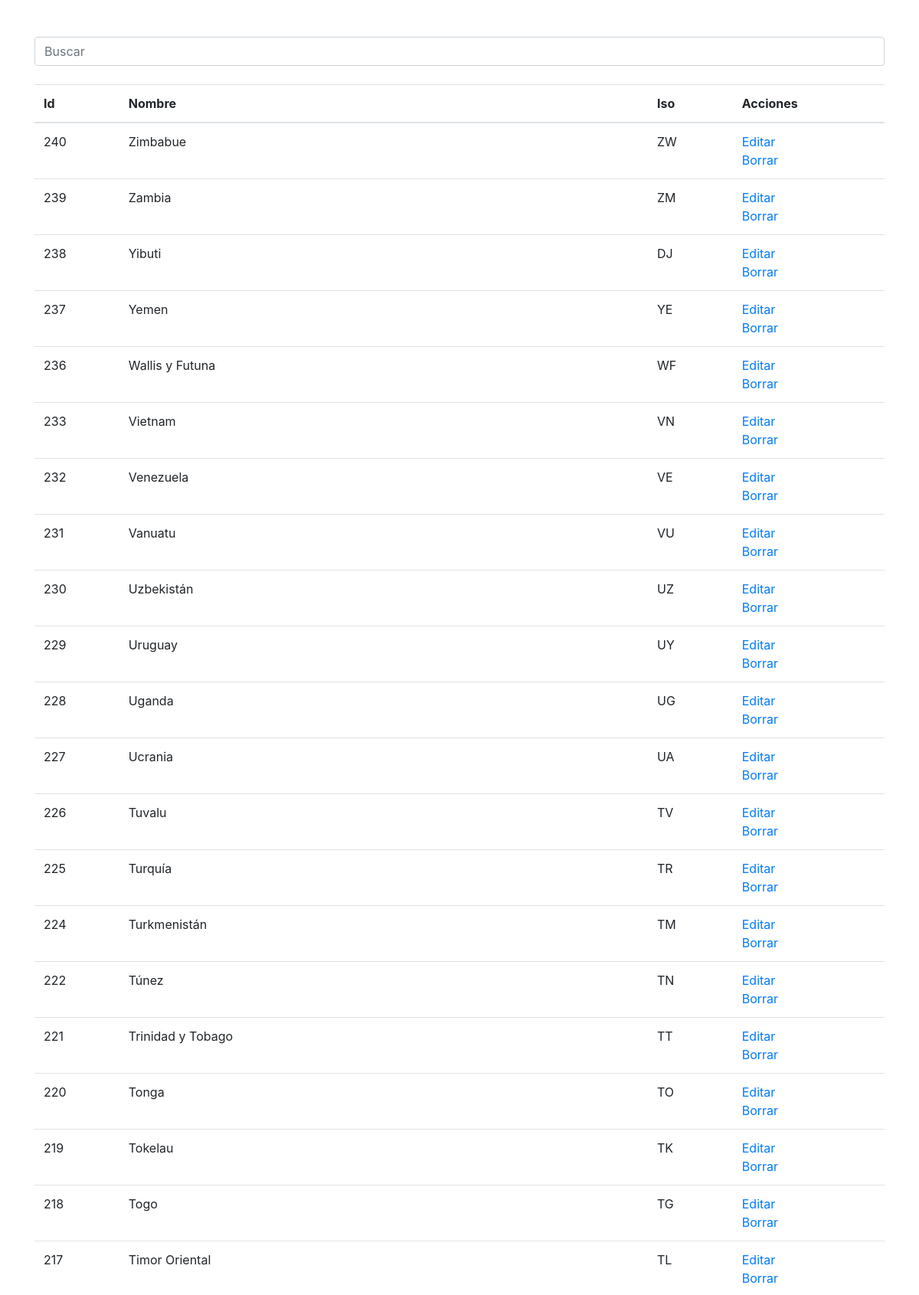
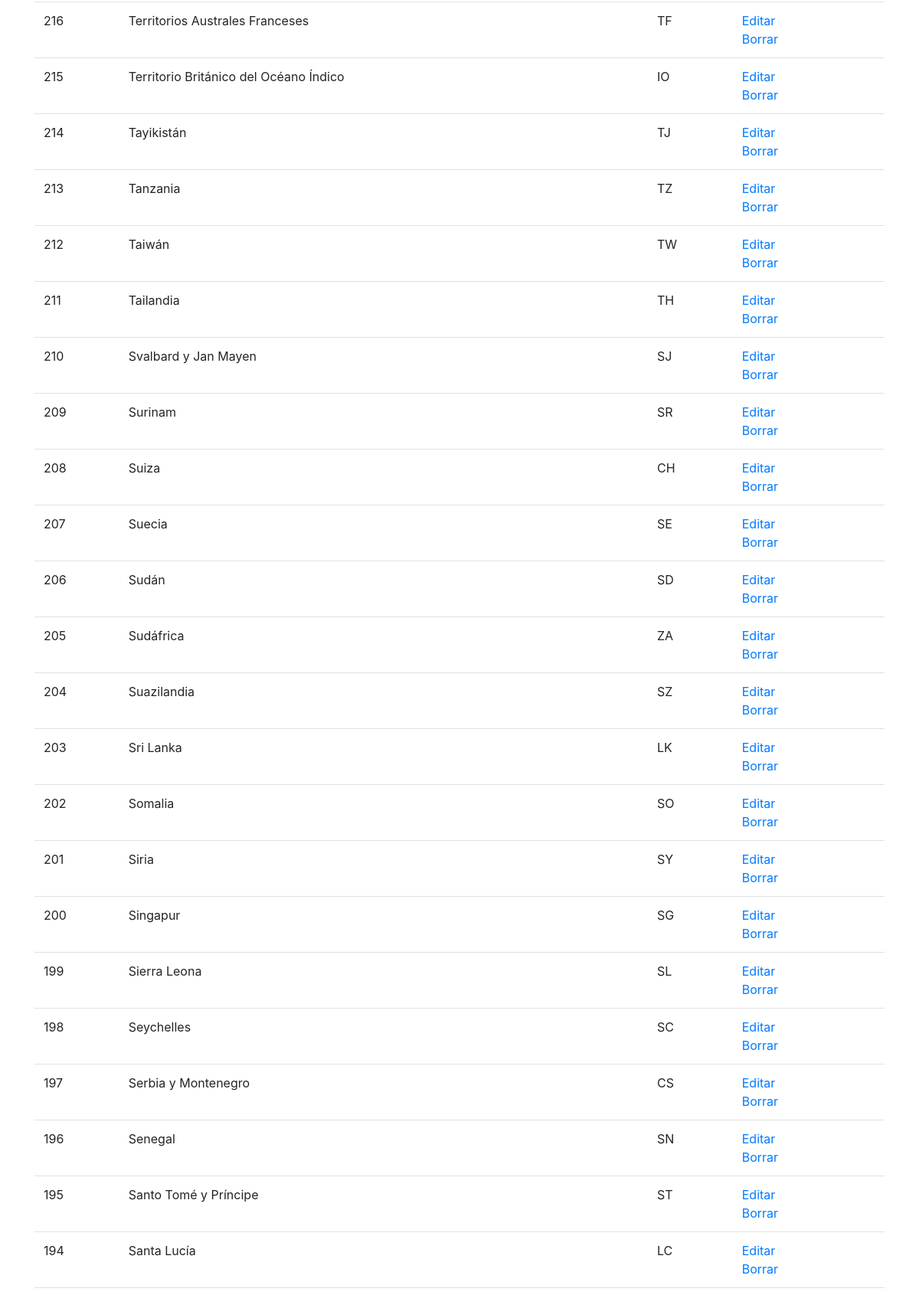
Page /src/paises/index.php (upper part) on the committed database (2 pictures, top to bottom).
### tables this page shows
CREATE TABLE `paises` (
`id` int(11) NOT NULL AUTO_INCREMENT,
`iso` char(2) DEFAULT NULL,
`nombre` varchar(80) DEFAULT NULL,
PRIMARY KEY (`id`)
);

### src/paises/index.php (the view, shortened to what this page needs)
<?php
$mysqli = new mysqli('172.21.0.1', 'root', 'password','itec_test', 3306);
$query = "SELECT * FROM paises ORDER BY nombre DESC;";
$result = $mysqli->query($query);
function print_row(array $row){
	$name = utf8_decode($row['nombre']);
	$editLink = '<a href="editar.php?id='.$row['id'].'">Editar</a>';
	$deleteLink = '<a href="borrar.php?id='.$row['id'].'">Borrar</a>';
	echo "<tr>";
	echo '<td>'.$row['id'].'</td>';
	echo "<td>$name</td>";
	echo '<td>'.$row['iso'].'</td>';
	echo "<td>$editLink <br> $deleteLink</td>";
	echo "</tr>";
}
?>
<!DOCTYPE html>
<html>
<head>
	<link rel="stylesheet" href="https://stackpath.bootstrapcdn.com/bootstrap/4.3.1/css/bootstrap.min.css">
</head>
<body>
<div class="container">
  <div class="row">
    <div class="col">
      	<?php if(!$result) : ?>
			<h2>No hay resultados para mostrar</h2>
		<?php else : ?>
			<br>
			<br>
			<input type="text" class="form-control" name="" id="myInput" placeholder="Buscar">
			<br>
			<table id="myTable" class="table">
				<thead>
					<tr>
						<th>Id</th>
						<th>Nombre</th>
						<th>Iso</th>
						<th>Acciones</th>
					</tr>
				</thead>
				<tbody>
					<?php while ($row = $result->fetch_assoc()) : ?>
						<?php print_row($row); ?>
					<?php endwhile; ?>
				</tbody>
			</table>
		<?php endif; ?>
    </div>
  </div>
</div>
</body>
</html>

### rows in the picture
paises: id "240", nombre "Zimbabue", iso "ZW"
paises: id "239", nombre "Zambia", iso "ZM"
paises: id "238", nombre "Yibuti", iso "DJ"
paises: id "237", nombre "Yemen", iso "YE"
paises: id "236", nombre "Wallis y Futuna", iso "WF"
paises: id "233", nombre "Vietnam", iso "VN"
paises: id "232", nombre "Venezuela", iso "VE"
paises: id "231", nombre "Vanuatu", iso "VU"
paises: id "230", nombre "Uzbekistán", iso "UZ"
paises: id "229", nombre "Uruguay", iso "UY"
paises: id "228", nombre "Uganda", iso "UG"
paises: id "227", nombre "Ucrania", iso "UA"
paises: id "226", nombre "Tuvalu", iso "TV"
paises: id "225", nombre "Turquía", iso "TR"
paises: id "224", nombre "Turkmenistán", iso "TM"
paises: id "222", nombre "Túnez", iso "TN"
paises: id "221", nombre "Trinidad y Tobago", iso "TT"
paises: id "220", nombre "Tonga", iso "TO"
paises: id "219", nombre "Tokelau", iso "TK"
paises: id "218", nombre "Togo", iso "TG"
paises: id "217", nombre "Timor Oriental", iso "TL"
paises: id "216", nombre "Territorios Australes Franceses", iso "TF"
paises: id "215", nombre "Territorio Británico del Océano Índico", iso "IO"
paises: id "214", nombre "Tayikistán", iso "TJ"
paises: id "213", nombre "Tanzania", iso "TZ"
paises: id "212", nombre "Taiwán", iso "TW"
paises: id "211", nombre "Tailandia", iso "TH"
paises: id "210", nombre "Svalbard y Jan Mayen", iso "SJ"
paises: id "209", nombre "Surinam", iso "SR"
paises: id "208", nombre "Suiza", iso "CH"
paises: id "207", nombre "Suecia", iso "SE"
paises: id "206", nombre "Sudán", iso "SD"
paises: id "205", nombre "Sudáfrica", iso "ZA"
paises: id "204", nombre "Suazilandia", iso "SZ"
paises: id "203", nombre "Sri Lanka", iso "LK"
paises: id "202", nombre "Somalia", iso "SO"
paises: id "201", nombre "Siria", iso "SY"
paises: id "200", nombre "Singapur", iso "SG"
paises: id "199", nombre "Sierra Leona", iso "SL"
paises: id "198", nombre "Seychelles", iso "SC"
paises: id "197", nombre "Serbia y Montenegro", iso "CS"
paises: id "196", nombre "Senegal", iso "SN"
paises: id "195", nombre "Santo Tomé y Príncipe", iso "ST"
paises: id "194", nombre "Santa Lucía", iso "LC"
